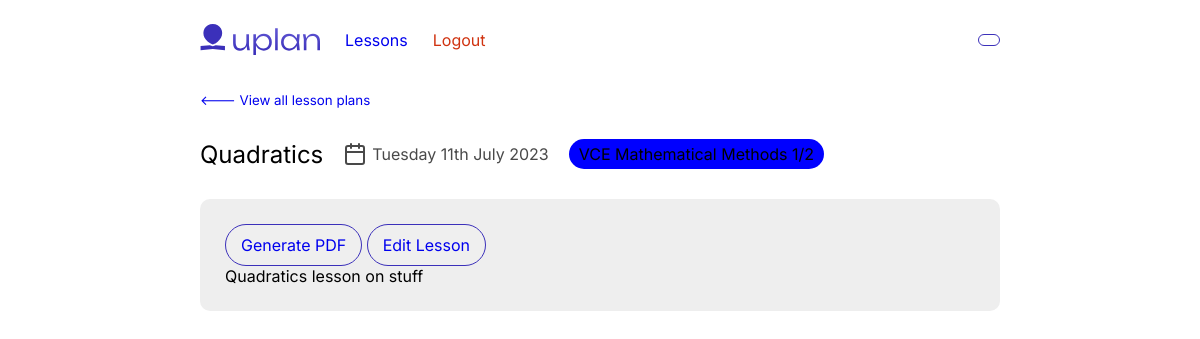
/lesson/ac41d5b7-382/, run on the app's committed database.
### core/models.py (models this page shows, shortened)
class LessonPlan(models.Model):
    primary_teacher = models.ForeignKey(Profile, blank=True, null=True, on_delete=models.SET_NULL, related_name="lessons")
    associated_teachers = models.ManyToManyField(Profile, related_name="associated_teachers", blank=True)
    subject = models.ManyToManyField("Subject", blank=True, related_name='lesson_plan')
    title = models.CharField(max_length=256, null=True, blank=True, validators=[validate_existence])
    text_content = models.TextField(blank=False, null=False, validators=[validate_existence])
    date_created = models.DateTimeField(auto_now_add=True, blank=True, null=True)
    lesson_date = models.DateField(blank=True, null=True)
    slug = models.SlugField(
        default='',
        editable=True,
        max_length=75,
        unique=True,
        null=True,
        blank=True
    )

class Subject(models.Model):
    name = models.CharField(max_length=256)
    teacher = models.ForeignKey(Profile, blank=True, null=True, on_delete=models.SET_NULL, related_name="subjects")
    primary_colour = models.CharField(max_length=15)

### core/views.py (the view)
# urls.py: path('lesson/<str:slug>/', views.lesson_view, name='lesson_view'),
def lesson_view(request, slug):
    lesson = LessonPlan.objects.get(slug=slug)
    context = {
        'lesson': lesson
    }
    return render(request, 'core/lesson_view.html', context)

### templates/core/lesson_view.html
{% extends 'core/base.html' %}
{% load static %}
{% block content %}
<div class="container">
<div class="lesson-plan-detail">
    <small><a href="{% url "core:index" %}">🡐 View all lesson plans</a></small>
    <div class="lesson-plan-detail-head">
    <h2>{{ lesson.title }}</h2>
    <div class="date-group">
        {% if lesson.lesson_date %}
            <i data-feather="calendar"></i>
            <p>{{ lesson.lesson_date|date:"l dS F Y" }}</p>
        {% else %}
            <p>No date set</p>
        {% endif %}
    </div>
    {% for subject in lesson.subject.all %}
    <p style="background: {{ subject.primary_colour }};" class="pill pill__sml">{{ subject.name }}</p>
    {% endfor %}
    </div>
</div>
<div class="lesson-plan-content-detail">
    <button class="btn btn__secondary"><a href="{% url 'core:create_pdf' lesson.slug %}">Generate PDF</a></button>
    <button class="btn btn__secondary"><a href="{% url 'core:update_lesson' lesson.slug %}">Edit Lesson</a></button>
    <br>
    {{ lesson.text_content|safe|linebreaksbr }}
</div>
</div>
{% endblock content %}

### core/static/css/index.css (style rules this page uses)
* { box-sizing:border-box;margin:0;padding:0;font-family:'Inter', sans-serif;text-decoration:none;list-style:none }
.btn { padding:10px 15px;border-radius:500px;cursor:pointer;border:none;outline:none;font-size:16px }
.btn__secondary { border:1px solid #3B30BA }
.container { width:800px;margin:0 auto }
.lesson-plan-detail-head { display:flex;align-items:center;gap:20px;margin:30px 0 30px 0 }
.lesson-plan-detail-head h2 { font-weight:400 }
.lesson-plan-detail-head .date-group { display:flex;flex-direction:row;gap:5px;align-items:center }
.lesson-plan-detail-head .date-group>* { color:#494949 }
.lesson-plan-content-detail { padding:25px;background:#eee;border-radius:10px;margin-bottom:25px }
.pill { border-radius:500px }
.pill__sml { padding:5px 10px }

### data on the page
LessonPlan: title "Quadratics", lesson_date "Tuesday 11th July 2023", text_content "Quadratics lesson on stuff"
Subject: name "VCE Mathematical Methods 1/2"
